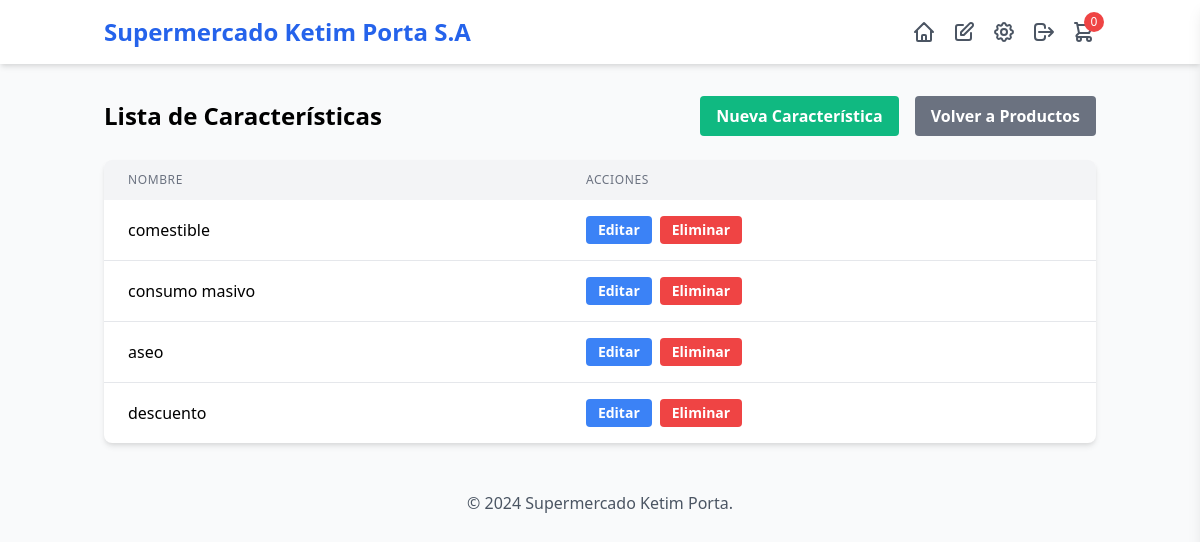
/caracteristicas/ (signed in), run on the app's committed database.
### productos/models.py (models this page shows, shortened)
class Caracteristica(models.Model):
    nombre = models.CharField(max_length=100, unique=True)

### productos/views.py (the view)
# urls.py: path('caracteristicas/', views.lista_caracteristicas, name='lista_caracteristicas'),
@login_required
def lista_caracteristicas(request):
    caracteristicas = Caracteristica.objects.all()
    return render(request, 'caracteristicas/lista.html', {
        'caracteristicas': caracteristicas,
        'user_name': request.session.get('user_name'),
        'login_time': request.session.get('login_time')
    })

### templates/caracteristicas/lista.html (shortened to what this page needs)
{% extends 'base.html' %}
{% block content %}
<div class="container mx-auto px-4 py-8">
    <div class="flex justify-between items-center mb-6">
        <h1 class="text-2xl font-bold">Lista de Características</h1>
        <div class="flex space-x-4">
            <a href="{% url 'crear_caracteristica' %}" class="bg-green-500 hover:bg-green-600 text-white font-bold py-2 px-4 rounded">
                Nueva Característica
            </a>
            <a href="{% url 'lista_productos' %}" class="bg-gray-500 hover:bg-gray-600 text-white font-bold py-2 px-4 rounded">
                Volver a Productos
            </a>
        </div>
    </div>
    <div class="bg-white shadow-md rounded-lg overflow-hidden">
        <table class="min-w-full">
            <thead class="bg-gray-100">
                <tr>
                    <th class="px-6 py-3 text-left text-xs font-medium text-gray-500 uppercase tracking-wider">Nombre</th>
                    <th class="px-6 py-3 text-left text-xs font-medium text-gray-500 uppercase tracking-wider">Acciones</th>
                </tr>
            </thead>
            <tbody class="divide-y divide-gray-200">
                {% for caracteristica in caracteristicas %}
                <tr>
                    <td class="px-6 py-4 whitespace-nowrap">{{ caracteristica.nombre }}</td>
                    <td class="px-6 py-4 whitespace-nowrap">
                        <div class="flex space-x-2">
                            <a href="{% url 'editar_caracteristica' caracteristica.pk %}"
                               class="bg-blue-500 hover:bg-blue-600 text-white font-bold py-1 px-3 rounded text-sm">
                                Editar
                            </a>
                            <a href="{% url 'eliminar_caracteristica' caracteristica.pk %}"
                               class="bg-red-500 hover:bg-red-600 text-white font-bold py-1 px-3 rounded text-sm">
                                Eliminar
                            </a>
                        </div>
                    </td>
                </tr>
                {% empty %}
                <tr>
                    <td colspan="2" class="px-6 py-4 text-center text-gray-500">
                        No hay características registradas.
                    </td>
                </tr>
                {% endfor %}
            </tbody>
        </table>
    </div>
</div>
{% endblock %}

### data on the page
Caracteristica: nombre "comestible"
Caracteristica: nombre "consumo masivo"
Caracteristica: nombre "aseo"
Caracteristica: nombre "descuento"
